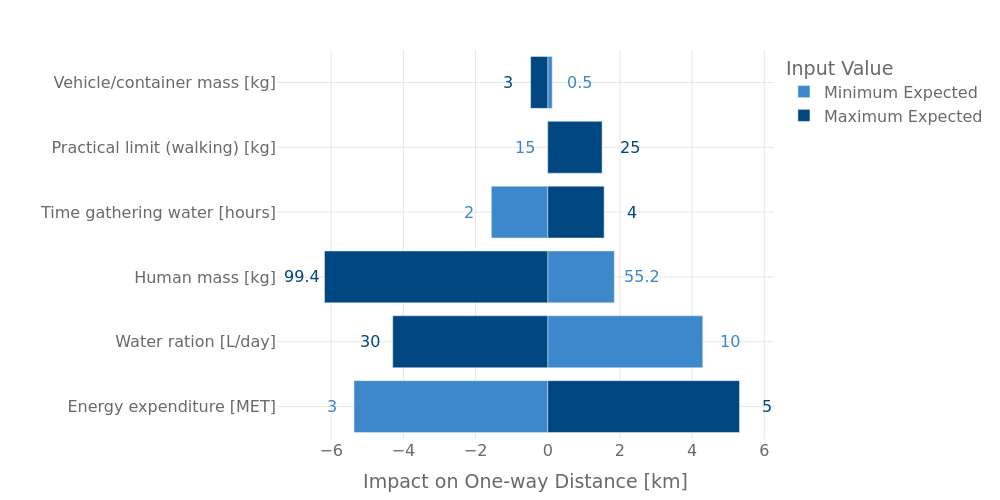

Notebook cell for this chart:
### Code cell
# Create plot

# Filter out 'Default' rows from summary_df
filtered_summary_df = summary_df[summary_df["DataType"] != "Default"]

# Create plot
fig = px.bar(
    filtered_summary_df,
    y="Name",
    x="Adjusted Distance",
    color="DataType",
    color_discrete_map=color_discrete_map,
    labels={
        "Name": "",
        "Adjusted Distance": "Impact on One-way Distance [km]",
        "DataType": "Input Value",
    },
)

# Extract Default, Min, and Max values
default_values = summary_df[summary_df["DataType"] == "Default"]
min_expected_values = summary_df[summary_df["DataType"] == "Minimum Expected"]
max_expected_values = summary_df[summary_df["DataType"] == "Maximum Expected"]


# Function to determine xshift based on bar position
def get_xshift(row, default_values):
    default_value = default_values[default_values["Name"] == row["Name"]][
        "Adjusted Distance"
    ].values[0]
    if row["Adjusted Distance"] < default_value:
        return -25  # Shift to the right
    else:
        return 25  # Shift to the left


# Add annotations for Default values
# for i, row in default_values.iterrows():
#     fig.add_annotation(
#         x=row['Adjusted Distance'],
#         y=row['Name'],
#         text=f"{row['Variable']}",
#         showarrow=False,
#         font=dict(color="black"),
#         bgcolor="white",
#     )

# Add annotations for Min values
for i, row in min_expected_values.iterrows():
    fig.add_annotation(
        x=row["Adjusted Distance"],
        y=row["Name"],
        text=f"{row['Variable']: .3g}",
        showarrow=False,
        font=dict(color="#3D87CB"),
        # bgcolor="white",
        xshift=get_xshift(row, default_values),
    )

# # Add annotations for Max values
for i, row in max_expected_values.iterrows():
    fig.add_annotation(
        x=row["Adjusted Distance"],
        y=row["Name"],
        text=f"{row['Variable']: .3g}",
        showarrow=False,
        font=dict(color="#004680"),
        # bgcolor="white",
        xshift=get_xshift(row, default_values),
    )


fig.update_layout(
    width=1000,
    height=500,
    font=dict(size=16),
    margin=dict(
        l=275, r=50, t=50, b=50
    ),  # Adjust margins to ensure the plotting area remains constant
)

fig = pt.format_plotly_graphs(fig)
fig.update_layout(
    font_family="DejaVu Sans"
)

fig.show()


if MODEL == "Martin":
    fig.write_image(
        "../results/sensitivity_analysis_a.png", width=1000, height=500
    )
elif MODEL == "Lankford":
    fig.write_image(
        "../results/sensitivity_analysis_b.png", width=1000, height=500
    )

### Figure 1 — Plotly figure (JSON) as saved in the notebook; plotly's stock layout.template omitted (floating-point values rounded to 4 significant figures)
{"data": [{"hovertemplate": "Input Value=Minimum Expected<br>Impact on One-way Distance [km]=%{x}<br>=%{y}<extra></extra>", "legendgroup": "Minimum Expected", "marker": {"color": "#3D87CB", "pattern": {"shape": ""}}, "name": "Minimum Expected", "orientation": "h", "showlegend": true, "textposition": "auto", "type": "bar", "x": [-5.368, 4.295, 1.844, -1.562, -0.003423, 0.1225], "xaxis": "x", "y": ["Energy expenditure [MET]", "Water ration [L/day]", "Human mass [kg]", "Time gathering water [hours]", "Practical limit (walking) [kg]", "Vehicle/container mass [kg]"], "yaxis": "y"}, {"hovertemplate": "Input Value=Maximum Expected<br>Impact on One-way Distance [km]=%{x}<br>=%{y}<extra></extra>", "legendgroup": "Maximum Expected", "marker": {"color": "#004680", "pattern": {"shape": ""}}, "name": "Maximum Expected", "orientation": "h", "showlegend": true, "textposition": "auto", "type": "bar", "x": [5.313, -4.295, -6.185, 1.562, 1.505, -0.474], "xaxis": "x", "y": ["Energy expenditure [MET]", "Water ration [L/day]", "Human mass [kg]", "Time gathering water [hours]", "Practical limit (walking) [kg]", "Vehicle/container mass [kg]"], "yaxis": "y"}], "layout": {"annotations": [{"font": {"color": "#3D87CB"}, "showarrow": false, "text": " 3", "x": -5.368, "xshift": -25, "y": "Energy expenditure [MET]"}, {"font": {"color": "#3D87CB"}, "showarrow": false, "text": " 10", "x": 4.295, "xshift": 25, "y": "Water ration [L/day]"}, {"font": {"color": "#3D87CB"}, "showarrow": false, "text": " 55.2", "x": 1.844, "xshift": 25, "y": "Human mass [kg]"}, {"font": {"color": "#3D87CB"}, "showarrow": false, "text": " 2", "x": -1.562, "xshift": -25, "y": "Time gathering water [hours]"}, {"font": {"color": "#3D87CB"}, "showarrow": false, "text": " 15", "x": -0.003423, "xshift": -25, "y": "Practical limit (walking) [kg]"}, {"font": {"color": "#3D87CB"}, "showarrow": false, "text": " 0.5", "x": 0.1225, "xshift": 25, "y": "Vehicle/container mass [kg]"}, {"font": {"color": "#004680"}, "showarrow": false, "text": " 5", "x": 5.313, "xshift": 25, "y": "Energy expenditure [MET]"}, {"font": {"color": "#004680"}, "showarrow": false, "text": " 30", "x": -4.295, "xshift": -25, "y": "Water ration [L/day]"}, {"font": {"color": "#004680"}, "showarrow": false, "text": " 99.4", "x": -6.185, "xshift": -25, "y": "Human mass [kg]"}, {"font": {"color": "#004680"}, "showarrow": false, "text": " 4", "x": 1.562, "xshift": 25, "y": "Time gathering water [hours]"}, {"font": {"color": "#004680"}, "showarrow": false, "text": " 25", "x": 1.505, "xshift": 25, "y": "Practical limit (walking) [kg]"}, {"font": {"color": "#004680"}, "showarrow": false, "text": " 3", "x": -0.474, "xshift": -25, "y": "Vehicle/container mass [kg]"}], "barmode": "relative", "font": {"color": "dimgrey", "family": "DejaVu Sans", "size": 16}, "height": 500, "legend": {"title": {"font": {"color": "dimgrey"}, "text": "Input Value"}, "tracegroupgap": 0}, "margin": {"b": 50, "l": 275, "r": 50, "t": 50}, "paper_bgcolor": "white", "plot_bgcolor": "white", "title": {"font": {"color": "dimgrey", "size": 30}}, "width": 1000, "xaxis": {"anchor": "y", "domain": [0, 1], "gridcolor": "#e6e6e6", "gridwidth": 1, "showgrid": true, "title": {"text": "Impact on One-way Distance [km]"}}, "yaxis": {"anchor": "x", "domain": [0, 1], "gridcolor": "#e6e6e6", "gridwidth": 1, "showgrid": true, "title": {"text": ""}}}}
